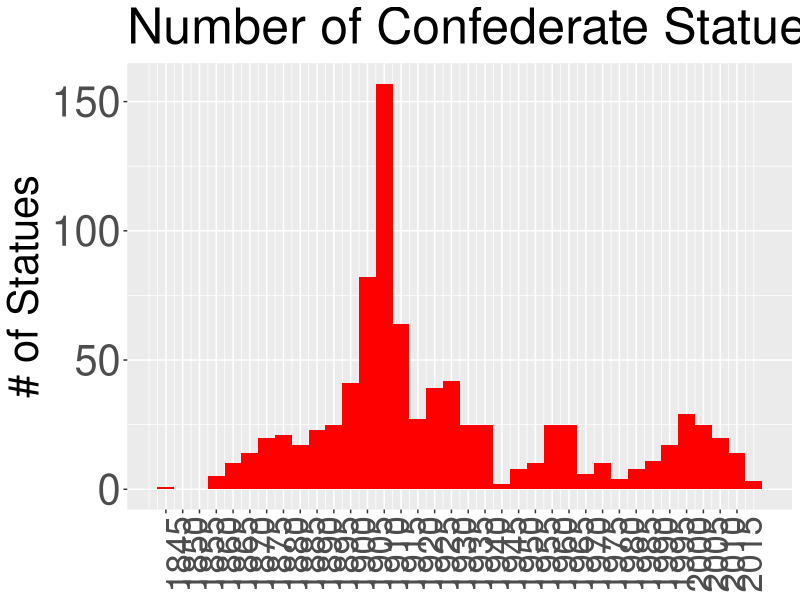

This chart was generated by the following R code:
## ---- chunk 1
knitr::opts_chunk$set(
  collapse = TRUE,
  comment = "#>"
)
## ---- chunk 2
# Set default chunk output
knitr::opts_chunk$set(
  echo = FALSE, message = FALSE, warning = FALSE,
  tidy = FALSE, results = "asis"
)

library(tidyverse)
## ---- chunk 3
all_dates = read.csv("data/confederate_statue_dates.csv") %>% as_tibble()
## ---- chunk 4
all_dates %>%
  ggplot(aes(x = value3)) +
  geom_histogram(binwidth = 5, fill = "red") +
  scale_x_continuous(breaks = seq(min(all_dates$value3), max(all_dates$value3), by = 5)) +
  theme(axis.title.x = element_blank(),
        axis.text.x = element_text(size=25, angle = 90),
        axis.text.y = element_text(size=30),
        title = element_text(size=30)) +
  ylab("# of Statues") +
  ggtitle("Number of Confederate Statues Over Time")
